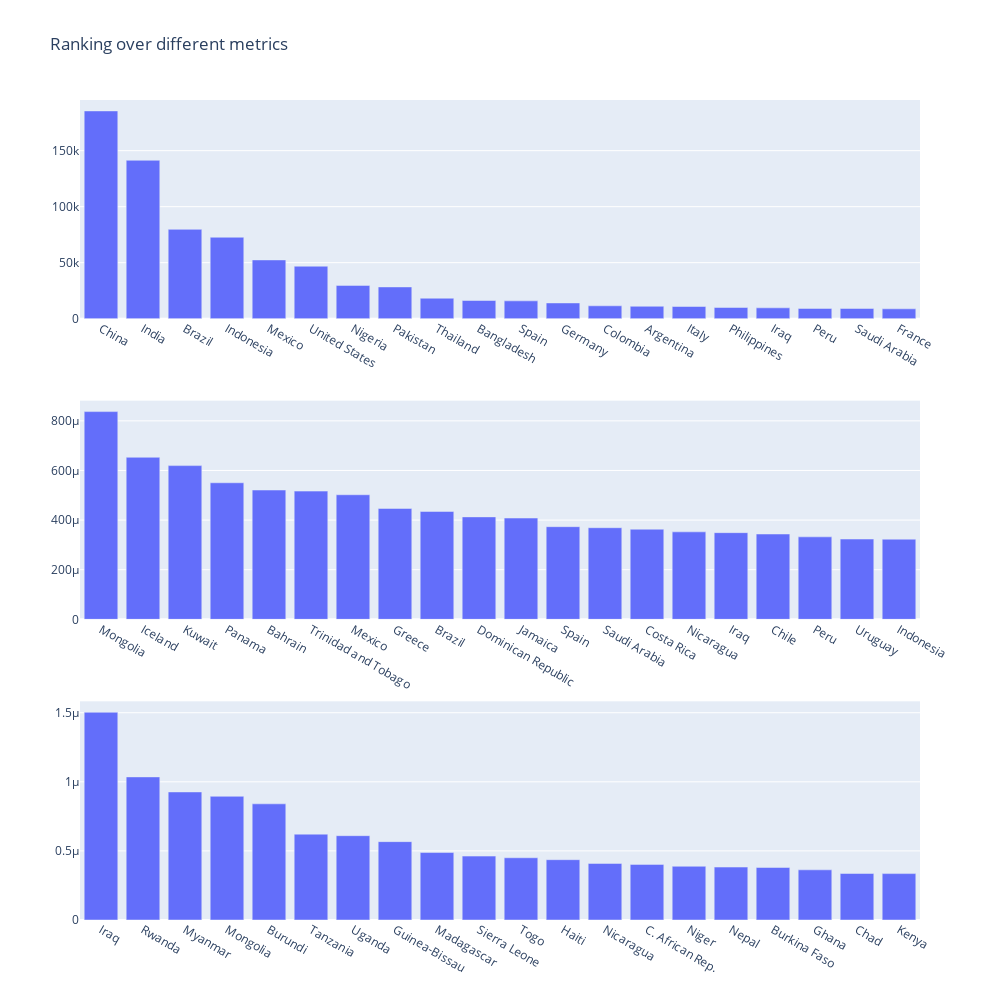

The code cell stored with this chart in its notebook:
### Code cell
# =================================================================================
# Top polluters (countries) from 1990 to 2019, cause: 'Waste - agri-food systems'
# =================================================================================
dff = df[df.cause == 'Waste - agri-food systems']
# Put the countries as columns and the years as rows
dff = dff.pivot(columns='country', values='value', index='year')
# dff = dff[dff.index >= 2002]
dff.dropna(axis=1, inplace=True)
dff = dff.sum().sort_values(ascending=False).head(20)

fig_bar_top_polluters = px.bar(dff, x=dff.index, y=dff.values)
fig_bar_top_polluters.update_layout(
    title=f'Top polluters from 1990 to 2019',
    xaxis_title="Country",
    yaxis_title="Emissions (kt)",
)

# =================================================================================
# Top polluters (countries) from 1990 to 2019, cause: 'Waste - agri-food systems',
# normalized by population
# =================================================================================
dff = df[df.cause == 'Waste - agri-food systems']
# Put the countries as columns and the years as rows
dff = dff.pivot(columns='country', values='value_per_capita', index='year')
# dff = dff[dff.index >= 2002]
dff.dropna(axis=1, inplace=True)
dff = dff.sum().sort_values(ascending=False).head(20)

fig_bar_top_polluters_per_capita = px.bar(dff, x=dff.index, y=dff.values)
fig_bar_top_polluters_per_capita.update_layout(
    title=f'Top polluters per capita from 1990 to 2019',
    xaxis_title="Country",
    yaxis_title="Emissions (kt) per capita",
)

# =================================================================================
# Top polluters (countries) from 1990 to 2019, cause: 'Waste - agri-food systems',
# normalized by GDP
# =================================================================================
dff = df[df.cause == 'Waste - agri-food systems']
# Put the countries as columns and the years as rows
dff = dff.pivot(columns='country', values='value_per_gdp', index='year')
# dff = dff[dff.index >= 2002]
dff.dropna(axis=1, inplace=True)
dff = dff.rename(columns={'Central African Republic': 'C. African Rep.'})
dff = dff.sum().sort_values(ascending=False).head(20)

fig_bar_top_polluters_per_gdp = px.bar(dff, x=dff.index, y=dff.values)
fig_bar_top_polluters_per_gdp.update_layout(
    title=f'Top polluters per GDP from 1990 to 2019',
    xaxis_title="Country",
    yaxis_title="Emissions (kt) per $",
)

fig = subplots(rows=3, cols=1)

fig.add_trace(fig_bar_top_polluters['data'][0], 1, 1)
fig.add_trace(fig_bar_top_polluters_per_capita['data'][0], 2, 1)
fig.add_trace(fig_bar_top_polluters_per_gdp['data'][0], 3, 1)

fig.update_layout(
    title=f'Ranking over different metrics',
)

fig.update_layout(height=1000, width=1000)
fig.show()
fig.write_image("bar_top_polluters.svg")

### Figure 1 — Plotly figure (JSON) as saved in the notebook; plotly's stock layout.template omitted (floating-point values rounded to 4 significant figures)
{"data": [{"alignmentgroup": "True", "hovertemplate": "country=%{x}<br>y=%{y}<extra></extra>", "legendgroup": "", "marker": {"color": "#636efa", "pattern": {"shape": ""}}, "name": "", "offsetgroup": "", "orientation": "v", "showlegend": false, "textposition": "auto", "type": "bar", "x": ["China", "India", "Brazil", "Indonesia", "Mexico", "United States", "Nigeria", "Pakistan", "Thailand", "Bangladesh", "Spain", "Germany", "Colombia", "Argentina", "Italy", "Philippines", "Iraq", "Peru", "Saudi Arabia", "France"], "xaxis": "x", "y": [185500.0, 141400.0, 79740.0, 72710.0, 52440.0, 46840.0, 29700.0, 28340.0, 18260.0, 16210.0, 15890.0, 14040.0, 11480.0, 11060.0, 10860.0, 9984.0, 9664.0, 9139.0, 9101.0, 8783.0], "yaxis": "y"}, {"alignmentgroup": "True", "hovertemplate": "country=%{x}<br>y=%{y}<extra></extra>", "legendgroup": "", "marker": {"color": "#636efa", "pattern": {"shape": ""}}, "name": "", "offsetgroup": "", "orientation": "v", "showlegend": false, "textposition": "auto", "type": "bar", "x": ["Mongolia", "Iceland", "Kuwait", "Panama", "Bahrain", "Trinidad and Tobago", "Mexico", "Greece", "Brazil", "Dominican Republic", "Jamaica", "Spain", "Saudi Arabia", "Costa Rica", "Nicaragua", "Iraq", "Chile", "Peru", "Uruguay", "Indonesia"], "xaxis": "x2", "y": [0.0008373, 0.0006531, 0.0006196, 0.0005504, 0.0005212, 0.0005168, 0.0005021, 0.000447, 0.0004348, 0.000413, 0.0004082, 0.0003735, 0.0003693, 0.0003632, 0.0003526, 0.0003493, 0.0003439, 0.0003325, 0.0003236, 0.000323], "yaxis": "y2"}, {"alignmentgroup": "True", "hovertemplate": "country=%{x}<br>y=%{y}<extra></extra>", "legendgroup": "", "marker": {"color": "#636efa", "pattern": {"shape": ""}}, "name": "", "offsetgroup": "", "orientation": "v", "showlegend": false, "textposition": "auto", "type": "bar", "x": ["Iraq", "Rwanda", "Myanmar", "Mongolia", "Burundi", "Tanzania", "Uganda", "Guinea-Bissau", "Madagascar", "Sierra Leone", "Togo", "Haiti", "Nicaragua", "C. African Rep.", "Niger", "Nepal", "Burkina Faso", "Ghana", "Chad", "Kenya"], "xaxis": "x3", "y": [1.503e-06, 1.036e-06, 9.267e-07, 8.951e-07, 8.407e-07, 6.213e-07, 6.102e-07, 5.671e-07, 4.882e-07, 4.624e-07, 4.503e-07, 4.365e-07, 4.095e-07, 4.025e-07, 3.888e-07, 3.83e-07, 3.802e-07, 3.631e-07, 3.366e-07, 3.358e-07], "yaxis": "y3"}], "layout": {"height": 1000, "title": {"text": "Ranking over different metrics"}, "width": 1000, "xaxis": {"anchor": "y", "domain": [0, 1]}, "xaxis2": {"anchor": "y2", "domain": [0, 1]}, "xaxis3": {"anchor": "y3", "domain": [0, 1]}, "yaxis": {"anchor": "x", "domain": [0.7333, 1]}, "yaxis2": {"anchor": "x2", "domain": [0.3667, 0.6333]}, "yaxis3": {"anchor": "x3", "domain": [0, 0.2667]}}}
